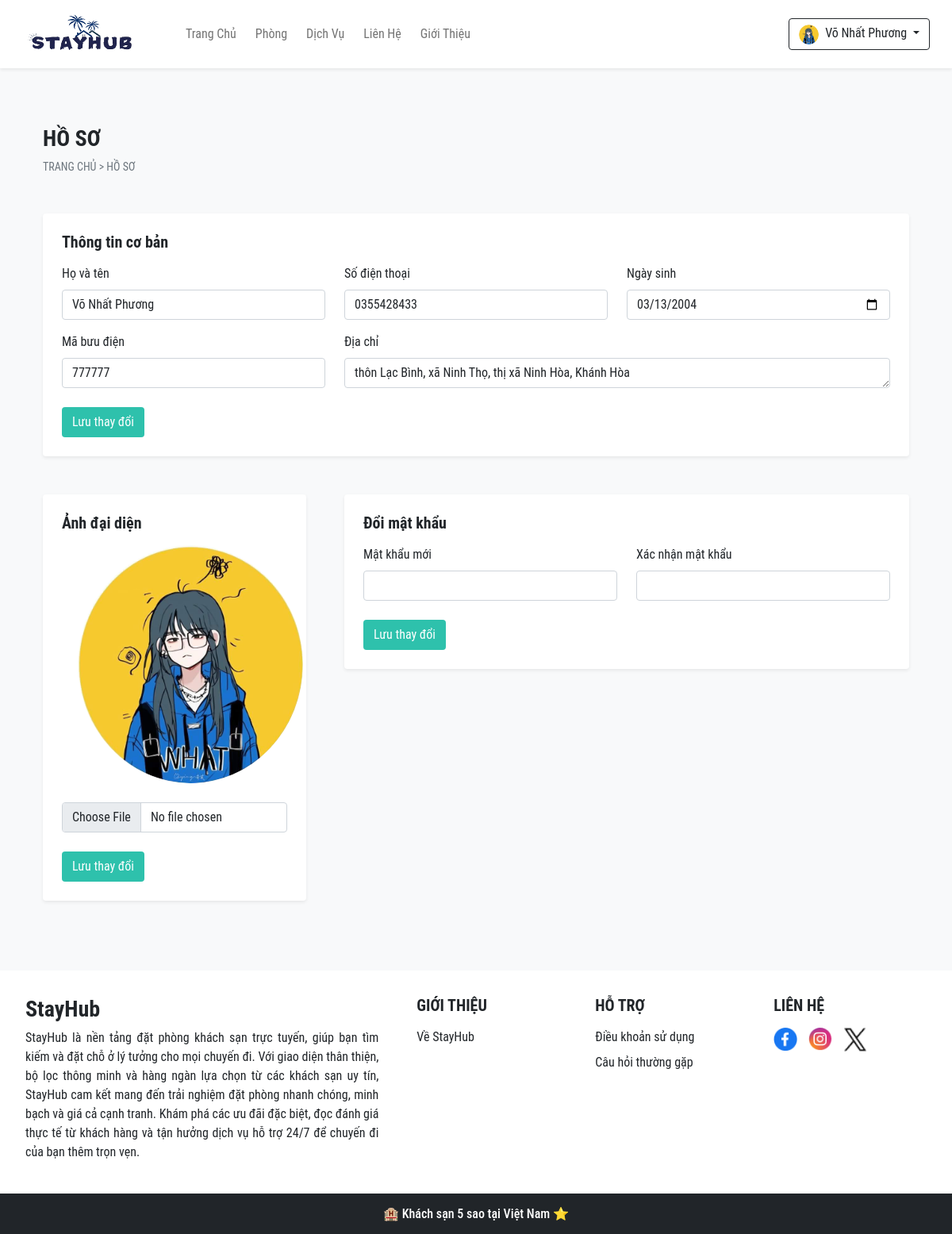
The page /profile.php (signed in) on the database its author committed.
### tables this page shows
CREATE TABLE `user_cred` (
  `id` int(11) NOT NULL,
  `name` varchar(50) NOT NULL,
  `email` varchar(150) NOT NULL,
  `address` varchar(250) NOT NULL,
  `phonenum` varchar(11) NOT NULL,
  `pincode` int(11) NOT NULL,
  `dob` date NOT NULL,
  `profile` varchar(50) NOT NULL,
  `password` varchar(100) NOT NULL,
  `is_verified` int(11) NOT NULL DEFAULT 0,
  `token` varchar(100) DEFAULT NULL,
  `t_expire` date DEFAULT NULL,
  `status` int(11) NOT NULL DEFAULT 1,
  `datentime` datetime NOT NULL
);

CREATE TABLE `settings` (
  `sr_no` int(11) NOT NULL,
  `site_title` varchar(50) NOT NULL,
  `site_about` varchar(500) NOT NULL,
  `shutdown` tinyint(1) NOT NULL
);

### admin/inc/db_config.php (called while the page is built, shortened)
<?php
    function select($sql, $values, $datatypes) {
        $con = $GLOBALS['con'];
        if ($stmt = mysqli_prepare($con, $sql)) {
            mysqli_stmt_bind_param($stmt, $datatypes, ...$values);
            if (mysqli_stmt_execute($stmt))
            {
                $result = mysqli_stmt_get_result($stmt);
                return $result;
            }
            else {
                die("Truy vấn không thể thực thi - Select");
            }
        }
        else{
            die("Không thể chuẩn bị truy vấn - Select");
        }
    }
?>

### profile.php (the view, shortened to what this page needs)
<?php
    require_once('admin/inc/db_config.php');
?>
<!DOCTYPE html>
<html lang="en">
<head>
    <?php require('inc/links.php'); ?>
    <link rel="stylesheet" href="css/common.css">
</head>
<body class="bg-light">
    <?php require('inc/header.php');
        $u_exist = select("SELECT * FROM `user_cred` WHERE `id`=? LIMIT 1",[$_SESSION['uId']],'s');
        $u_fetch = mysqli_fetch_assoc($u_exist);
        ?>
    <div class="container">
        <div class="row">
            <div class="col-12 my-5 px-4">
                <h3 class="pt-4 fw-bold h-font">HỒ SƠ</h3>
                <div style="font-size: 14px;">
                    <a href="index.php" class="text-secondary text-decoration-none">TRANG CHỦ</a>
                    <span class="text-secondary"> > </span>
                    <a href="#" class="text-secondary text-decoration-none">HỒ SƠ</a>
                </div>
            </div>
            <div class="col-12 mb-5 px-4">
              <div class="bg-white p-3 p-md-4 rounded shadow-sm">
                <form id="info-form">
                    <h5 class="mb-3 fw-bold">
                        Thông tin cơ bản
                    </h5>
                    <div class="row">
                        <div class="col-md-4 mb-3">
                            <label class="form-label">Họ và tên</label>
                            <input name="name" type="text" value="<?php echo $u_fetch['name'] ?>" class="form-control shadow-none" required>
                        </div>
                        <div class="col-md-4 mb-3">
                            <label class="form-label">Số điện thoại</label>
                             <input name="phonenum" type="number" value="<?php echo $u_fetch['phonenum'] ?>" class="form-control shadow-none" required>
                        </div>
                        <div class="col-md-4 mb-3">
                             <label class="form-label">Ngày sinh</label>
                            <input name="dob" type="date" value="<?php echo $u_fetch['dob'] ?>" class="form-control shadow-none" required>
                        </div>
                        <div class="col-md-4 mb-3">
                             <label class="form-label">Mã bưu điện</label>
                             <input name="pincode" type="number" value="<?php echo $u_fetch['pincode'] ?>" class="form-control shadow-none" required>
                        </div>
                        <div class="col-md-8 mb-4">
                             <label class="form-label">Địa chỉ</label>
                             <textarea name="address" class="form-control shadow-none" rows="1" required><?php echo $u_fetch['address'] ?></textarea>
                        </div>
                    </div>
                    <button type="submit" class="btn text-white shadow-none" style="background-color: #2EC1AC;">Lưu thay đổi</button>
                    </form>
              </div>
            </div>
            <div class="col-md-4 mb-5 px-4">
              <div class="bg-white p-3 p-md-4 rounded shadow-sm">
                <form id="profile-form">
                    <h5 class="mb-3 fw-bold">
                        Ảnh đại diện
                    </h5>
                    <img src="<?php echo USERS_IMG_PATH.$u_fetch['profile']?>" class="rounded-circle img-fluid" style="width: 300px; height: 300px; margin-left: 20px;">
                    <input name="profile" type="file" accept=".jpg, .jpeg, .png, .webp" class="mt-4 mb-4 form-control shadow-none" required>
                    <button type="submit" class="btn text-white shadow-none" style="background-color: #2EC1AC;">Lưu thay đổi</button>
                </form>
              </div>
            </div>
            <div class="col-md-8 mb-5 px-4">
              <div class="bg-white p-3 p-md-4 rounded shadow-sm">
                <form id="pass-form">
                    <h5 class="mb-3 fw-bold">
                        Đổi mật khẩu
                    </h5>
                    <div class="row">
                    <div class="col-md-6 mb-3">
                            <label class="form-label">Mật khẩu mới</label>
                            <input name="new_pass" type="password" class="form-control shadow-none" required>
                        </div>
                        <div class="col-md-6 mb-4">
                            <label class="form-label">Xác nhận mật khẩu</label>
                             <input name="confirm_pass" type="password" class="form-control shadow-none" required>
                        </div>
                    </div>
                    <button type="submit" class="btn text-white shadow-none" style="background-color: #2EC1AC;">Lưu thay đổi</button>
                </form>
              </div>
            </div>
        </div>
    </div>
    <?php require('inc/footer.php'); ?>
</body>
</html>

### inc/footer.php (shortened to what this page needs)
<?php
  $links = [
    [
        'title' => 'GIỚI THIỆU',
        'links' => [
            ['name' => 'Về StayHub', 'link' => '/Hotel-Booking/about.php'],
        ],
    ],
    [
        'title' => 'HỖ TRỢ',
        'links' => [
            ['name' => 'Điều khoản sử dụng', 'link' => '/Hotel-Booking/terms.php'],
            ['name' => 'Câu hỏi thường gặp', 'link' => '/Hotel-Booking/faq.php'],
        ],
    ],
    [
        'title' => 'LIÊN HỆ',
        'links' => [
            ['name' => 'Facebook', 'link' => $contact_r['fb'], 'image' => './images/facebook.png'],
            ['name' => 'Instagram', 'link' => $contact_r['insta'], 'image' => './images/instagram.png'],
            ['name' => 'Twitter', 'link' => $contact_r['tw'], 'image' => './images/twitter.png'],
        ],
    ],
];
?>
<div class="container-fluid bg-white mt-5">
    <div class="row g-2">
        <div class="col-lg-5 p-4" style="text-align: justify;">
            <h3 class="h-font fw-bold fs-3 mb-2"><?php echo $settings_r['site_title'] ?></h3>
            <p>
                <?php echo $settings_r['site_about'] ?>
            </p>
        </div>
        <?php foreach ($links as $column) { ?>
            <div class="hi p-4 footer-column">
                <h5 class="mb-3 fw-bold"><?php echo $column['title']; ?></h5>
                <div class="chao">
                    <?php foreach ($column['links'] as $link) { ?>
                        <a href="<?php echo $link['link']; ?>" class="d-inline-block mb-2 text-dark text-decoration-none">
                            <?php if (isset($link['image'])) { ?>
                                <img src="<?php echo $link['image']; ?>" alt="<?php echo $link['name']; ?>" class="social-icon">
                            <?php } else { ?>
                                <span><?php echo $link['name']; ?></span>
                            <?php } ?>
                        </a>
                    <?php } ?>
                </div>
            </div>
        <?php } ?>
    </div>
</div>
    <h6 class="text-center bg-dark text-white p-3 m-0">
    🏨 Khách sạn 5 sao tại Việt Nam ⭐
    </h6>

### css/common.css (style rules this page uses)
:root { --teal: #2EC1AC; --teal_hover: #279E8C; }
* { font-family: 'Roboto Condensed', sans-serif; }
.h-font { font-family: 'Roboto Condensed', sans-serif; }
input[type=number] { -moz-appearance: textfield; }

### inc/footer.php (style rules this page uses)
.hi { width: 19% !important; }
.social-icon { width: 30px; height: auto; margin-right: 10px; }

### rows shown on the page
user_cred: name "Võ Nhất Phương", phonenum "0355428433", dob "03/13/2004", pincode "777777", address "thôn Lạc Bình, xã Ninh Thọ, thị xã Ninh Hòa, Khánh Hòa", profile (picture)
settings: site_title "StayHub", site_about "StayHub là nền tảng đặt phòng khách sạn trực tuyến, giúp bạn tìm kiếm và đặt chỗ ở lý tưởng cho mọi chuyến đi. Với giao diện thân thiện, bộ lọc thông minh và hàng ngàn lựa chọn từ các khách sạn uy tín, StayHub cam kết mang đến trải nghiệm đặt phòng nhanh chóng, minh bạch và giá cả cạnh tranh. Khám phá các ưu đãi đặc biệt, đọc đánh giá thực tế từ khách hàng và tận hưởng dịch vụ hỗ trợ 24/7 để chuyến đi của bạn thêm trọn vẹn."

### other values the page prints
$_SESSION[uName] "Võ Nhất Phương"
$column['title'] "GIỚI THIỆU"
$link['name'] "Về StayHub"
$column['title'] "HỖ TRỢ"
$link['name'] "Điều khoản sử dụng"
$link['name'] "Câu hỏi thường gặp"
$column['title'] "LIÊN HỆ"
